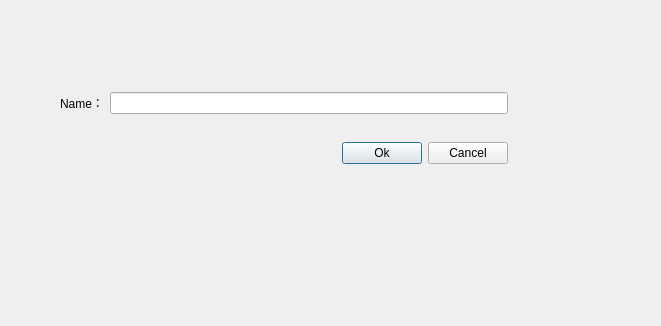
<?xml version="1.0" encoding="UTF-8"?>
<ui version="4.0">
 <class>Dialog</class>
 <widget class="QDialog" name="Dialog">
  <property name="geometry">
   <rect>
    <x>0</x>
    <y>0</y>
    <width>661</width>
    <height>326</height>
   </rect>
  </property>
  <property name="windowTitle">
   <string>Dialog</string>
  </property>
  <widget class="QWidget" name="">
   <property name="geometry">
    <rect>
     <x>60</x>
     <y>70</y>
     <width>448</width>
     <height>116</height>
    </rect>
   </property>
   <layout class="QVBoxLayout" name="verticalLayout">
    <item>
     <layout class="QHBoxLayout" name="horizontalLayout">
      <item>
       <widget class="QLabel" name="label">
        <property name="text">
         <string>Name：</string>
        </property>
       </widget>
      </item>
      <item>
       <widget class="QLineEdit" name="lineEdit"/>
      </item>
     </layout>
    </item>
    <item>
     <layout class="QHBoxLayout" name="horizontalLayout_2">
      <item>
       <spacer name="horizontalSpacer">
        <property name="orientation">
         <enum>Qt::Horizontal</enum>
        </property>
        <property name="sizeHint" stdset="0">
         <size>
          <width>40</width>
          <height>20</height>
         </size>
        </property>
       </spacer>
      </item>
      <item>
       <widget class="QPushButton" name="pushButton">
        <property name="text">
         <string>Ok</string>
        </property>
       </widget>
      </item>
      <item>
       <widget class="QPushButton" name="pushButton_2">
        <property name="text">
         <string>Cancel</string>
        </property>
       </widget>
      </item>
     </layout>
    </item>
   </layout>
  </widget>
 </widget>
 <resources/>
 <connections>
  <connection>
   <sender>pushButton</sender>
   <signal>clicked()</signal>
   <receiver>Dialog</receiver>
   <slot>accept()</slot>
   <hints>
    <hint type="sourcelabel">
     <x>239</x>
     <y>151</y>
    </hint>
    <hint type="destinationlabel">
     <x>240</x>
     <y>234</y>
    </hint>
   </hints>
  </connection>
  <connection>
   <sender>pushButton_2</sender>
   <signal>clicked()</signal>
   <receiver>Dialog</receiver>
   <slot>reject()</slot>
   <hints>
    <hint type="sourcelabel">
     <x>465</x>
     <y>156</y>
    </hint>
    <hint type="destinationlabel">
     <x>480</x>
     <y>272</y>
    </hint>
   </hints>
  </connection>
 </connections>
</ui>
